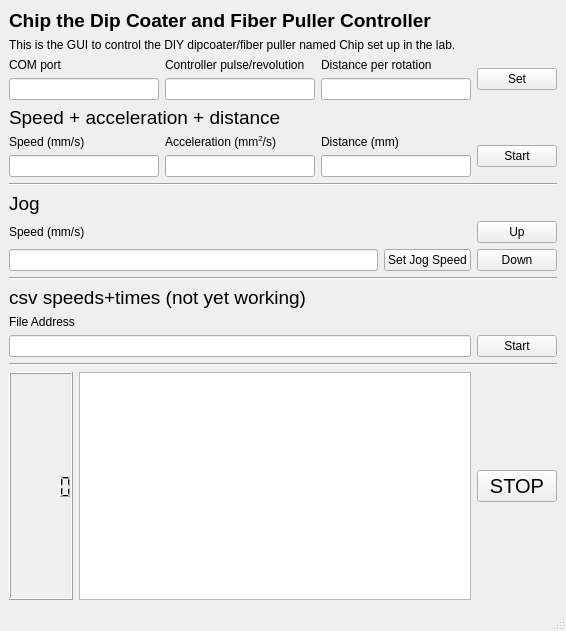
<?xml version="1.0" encoding="UTF-8"?>
<ui version="4.0">
 <class>MainWindow</class>
 <widget class="QMainWindow" name="MainWindow">
  <property name="geometry">
   <rect>
    <x>0</x>
    <y>0</y>
    <width>566</width>
    <height>631</height>
   </rect>
  </property>
  <property name="windowTitle">
   <string>Chip</string>
  </property>
  <widget class="QWidget" name="centralwidget">
   <layout class="QGridLayout" name="gridLayout_5">
    <item row="0" column="0">
     <layout class="QVBoxLayout" name="verticalLayout_2">
      <item>
       <layout class="QVBoxLayout" name="verticalLayout">
        <item>
         <widget class="QLabel" name="label_5">
          <property name="font">
           <font>
            <pointsize>14</pointsize>
            <weight>75</weight>
            <bold>true</bold>
           </font>
          </property>
          <property name="text">
           <string>Chip the Dip Coater and Fiber Puller Controller</string>
          </property>
         </widget>
        </item>
        <item>
         <widget class="QLabel" name="label_6">
          <property name="text">
           <string>This is the GUI to control the DIY dipcoater/fiber puller named Chip set up in the lab.</string>
          </property>
          <property name="wordWrap">
           <bool>true</bool>
          </property>
         </widget>
        </item>
       </layout>
      </item>
      <item>
       <layout class="QHBoxLayout" name="horizontalLayout">
        <item>
         <layout class="QGridLayout" name="gridLayout_2">
          <item row="0" column="0">
           <widget class="QLabel" name="label_13">
            <property name="text">
             <string>COM port</string>
            </property>
           </widget>
          </item>
          <item row="0" column="1">
           <widget class="QLabel" name="label_10">
            <property name="text">
             <string>Controller pulse/revolution</string>
            </property>
           </widget>
          </item>
          <item row="0" column="2">
           <widget class="QLabel" name="label_11">
            <property name="text">
             <string>Distance per rotation</string>
            </property>
           </widget>
          </item>
          <item row="1" column="0">
           <widget class="QLineEdit" name="controller_COMport"/>
          </item>
          <item row="1" column="1">
           <widget class="QLineEdit" name="controller_pulserev"/>
          </item>
          <item row="1" column="2">
           <widget class="QLineEdit" name="distance_per_rotation"/>
          </item>
         </layout>
        </item>
        <item>
         <widget class="QPushButton" name="param_set">
          <property name="text">
           <string>Set</string>
          </property>
         </widget>
        </item>
       </layout>
      </item>
      <item>
       <widget class="QLabel" name="label_8">
        <property name="font">
         <font>
          <pointsize>14</pointsize>
         </font>
        </property>
        <property name="text">
         <string>Speed + acceleration + distance</string>
        </property>
       </widget>
      </item>
      <item>
       <layout class="QHBoxLayout" name="horizontalLayout_2">
        <item>
         <layout class="QGridLayout" name="gridLayout">
          <item row="0" column="0">
           <widget class="QLabel" name="label">
            <property name="text">
             <string>Speed (mm/s)</string>
            </property>
           </widget>
          </item>
          <item row="0" column="1">
           <widget class="QLabel" name="label_12">
            <property name="font">
             <font>
              <kerning>true</kerning>
             </font>
            </property>
            <property name="text">
             <string>&lt;html&gt;&lt;head/&gt;&lt;body&gt;&lt;p&gt;Acceleration (mm&lt;span style=&quot; vertical-align:super;&quot;&gt;2&lt;/span&gt;/s)&lt;/p&gt;&lt;/body&gt;&lt;/html&gt;</string>
            </property>
           </widget>
          </item>
          <item row="0" column="2">
           <widget class="QLabel" name="label_2">
            <property name="text">
             <string>Distance (mm)</string>
            </property>
           </widget>
          </item>
          <item row="1" column="0">
           <widget class="QLineEdit" name="main_speed"/>
          </item>
          <item row="1" column="1">
           <widget class="QLineEdit" name="main_acceleration"/>
          </item>
          <item row="1" column="2">
           <widget class="QLineEdit" name="main_distance"/>
          </item>
         </layout>
        </item>
        <item>
         <widget class="QPushButton" name="main_start">
          <property name="text">
           <string>Start</string>
          </property>
         </widget>
        </item>
       </layout>
      </item>
      <item>
       <widget class="Line" name="line">
        <property name="orientation">
         <enum>Qt::Horizontal</enum>
        </property>
       </widget>
      </item>
      <item>
       <widget class="QLabel" name="label_7">
        <property name="font">
         <font>
          <pointsize>14</pointsize>
         </font>
        </property>
        <property name="text">
         <string>Jog</string>
        </property>
       </widget>
      </item>
      <item>
       <layout class="QGridLayout" name="gridLayout_3">
        <item row="1" column="2">
         <widget class="QPushButton" name="jogdown">
          <property name="text">
           <string>Down</string>
          </property>
         </widget>
        </item>
        <item row="0" column="2">
         <widget class="QPushButton" name="jogup">
          <property name="text">
           <string>Up</string>
          </property>
         </widget>
        </item>
        <item row="0" column="0">
         <widget class="QLabel" name="label_3">
          <property name="text">
           <string>Speed (mm/s)</string>
          </property>
         </widget>
        </item>
        <item row="1" column="0">
         <widget class="QLineEdit" name="jogspeed"/>
        </item>
        <item row="1" column="1">
         <widget class="QPushButton" name="set_jog_speed">
          <property name="text">
           <string>Set Jog Speed</string>
          </property>
         </widget>
        </item>
       </layout>
      </item>
      <item>
       <widget class="Line" name="line_2">
        <property name="orientation">
         <enum>Qt::Horizontal</enum>
        </property>
       </widget>
      </item>
      <item>
       <widget class="QLabel" name="label_9">
        <property name="font">
         <font>
          <pointsize>14</pointsize>
         </font>
        </property>
        <property name="text">
         <string>csv speeds+times (not yet working)</string>
        </property>
       </widget>
      </item>
      <item>
       <layout class="QGridLayout" name="gridLayout_4">
        <item row="0" column="0">
         <widget class="QLabel" name="label_4">
          <property name="text">
           <string>File Address</string>
          </property>
         </widget>
        </item>
        <item row="1" column="1">
         <widget class="QPushButton" name="csvstart">
          <property name="text">
           <string>Start</string>
          </property>
         </widget>
        </item>
        <item row="1" column="0">
         <widget class="QLineEdit" name="csvaddress"/>
        </item>
       </layout>
      </item>
      <item>
       <widget class="Line" name="line_3">
        <property name="orientation">
         <enum>Qt::Horizontal</enum>
        </property>
       </widget>
      </item>
      <item>
       <layout class="QHBoxLayout" name="horizontalLayout_3">
        <item>
         <widget class="QLCDNumber" name="approxpos"/>
        </item>
        <item>
         <widget class="QTextBrowser" name="text_monitor"/>
        </item>
        <item>
         <widget class="QPushButton" name="butStop">
          <property name="font">
           <font>
            <pointsize>15</pointsize>
           </font>
          </property>
          <property name="text">
           <string>STOP</string>
          </property>
         </widget>
        </item>
       </layout>
      </item>
     </layout>
    </item>
   </layout>
  </widget>
  <widget class="QMenuBar" name="menubar">
   <property name="geometry">
    <rect>
     <x>0</x>
     <y>0</y>
     <width>566</width>
     <height>26</height>
    </rect>
   </property>
  </widget>
  <widget class="QStatusBar" name="statusbar"/>
 </widget>
 <resources/>
 <connections/>
</ui>
